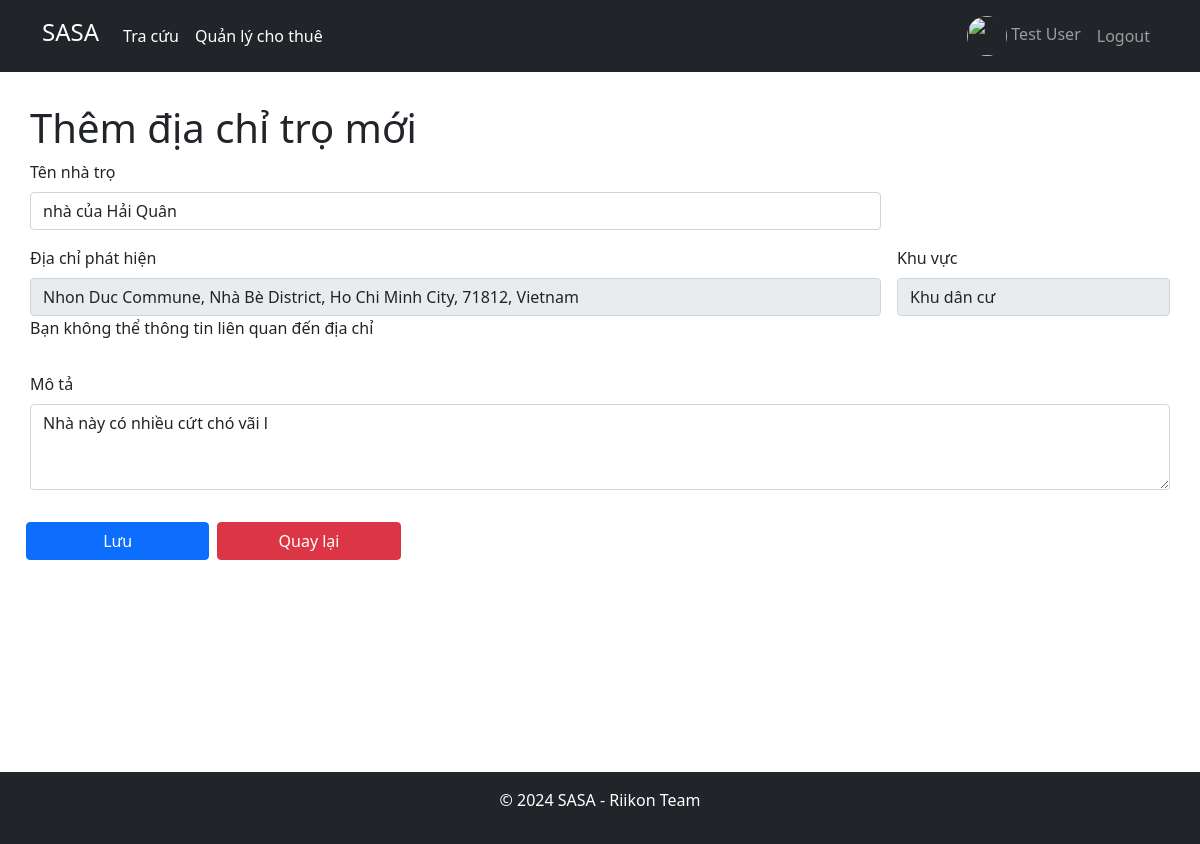
Page /rent/1/edit (signed in) on the earlier database version.
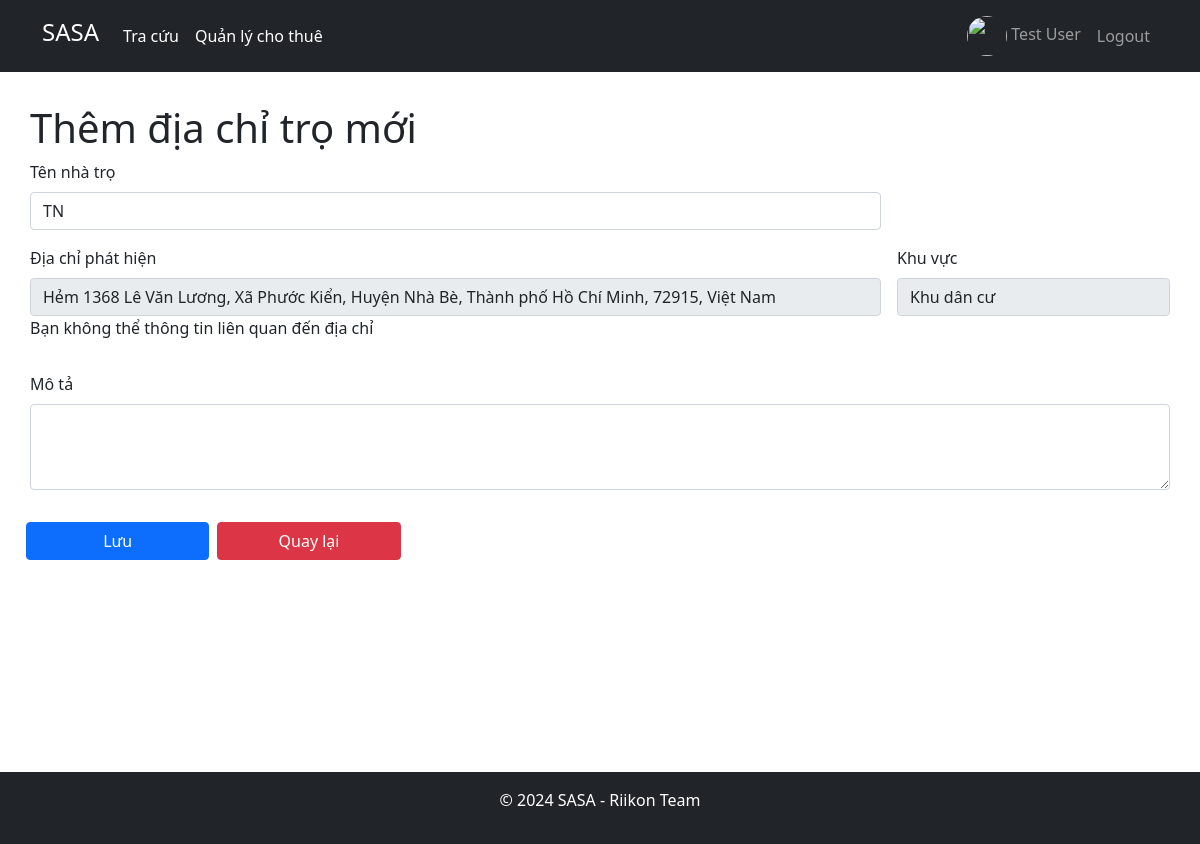
Same page on the later database version.
### app/models.py (models this page shows)
class House(db.Model):
    id = db.Column(db.Integer, primary_key=True)
    name = db.Column(db.String(120), nullable=False, unique=True)
    renter = db.Column(db.Integer, db.ForeignKey('user.id', ondelete='SET NULL'), nullable=True)
    city = db.Column(db.String(120), nullable=False)
    district = db.Column(db.String(120), nullable=False)
    ward = db.Column(db.String(120), nullable=False)
    street = db.Column(db.String(120), nullable=True)
    lat = db.Column(db.Float, nullable=False)
    lon = db.Column(db.Float, nullable=False)
    flood = db.Column(db.Integer, nullable=False)
    type = db.Column(db.String(120), nullable=False)
    description = db.Column(db.Text, nullable=True)
    full_address = db.Column(db.String(200), nullable=False)
    importance = db.Column(db.Float, nullable=False)
    place_rank = db.Column(db.Integer, nullable=False)
    rate = db.Column(db.Float, nullable=False, default=0)
    created_at = db.Column(db.DateTime, default=datetime.datetime.now())
    updated_at = db.Column(db.DateTime, default=datetime.datetime.now(), onupdate=datetime.datetime.now())

### app/routes.py (the view, shortened to what this page needs)
@app.route('/rent/<int:id>/edit', methods=['GET', 'POST'])
@login_required
def editHouse(id):
    if current_user.role != 'renter':
        return redirect(url_for('home'))
    house = House.query.get(id)
    return render_template('editHouse.html', title='Chỉnh sửa chỗ thuê', house=house)

### app/routes.py (called while the page is built)
def update_template_context():
    user = None
    if current_user.is_authenticated:
        user = current_user
    return dict(user=user)

@login_manager.user_loader
def load_user(user_id):
    return User.query.get(int(user_id))

### app/templates/editHouse.html (shortened to what this page needs)
{% extends 'layouts/base.html' %}
{% block css%}
    <link rel="stylesheet" href="{{url_for('static', filename='css/addRenter.css')}}">
{% endblock %}
{% block content %}
    <link rel="stylesheet" href="https://unpkg.com/leaflet@1.9.4/dist/leaflet.css"/>
    <h1>Thêm địa chỉ trọ mới</h1>
    <form action="#" method="post" id="form" class="row g-3" enctype="multipart/form-data">
        <div class="col-md-9">
            <label for="name" class="form-label">Tên nhà trọ</label>
            <input type="text" class="form-control" id="name" required placeholder="Nhà trọ ..." name="name" value="{{house.name}}">
        </div>
        <div class="col-md-9">
            <label for="full-address2" class="form-label">Địa chỉ phát hiện</label>
            <input type="text" name="full-address2" class="form-control" id="full-address2" required  disabled value="{{house.full_address}}">
            <p>Bạn không thể thông tin liên quan đến địa chỉ</p>
        </div>
        <div class="col-md-3">
            <label for="type2" class="form-label">Khu vực</label>
            <input type="text" class="form-control" id="type2" required disabled value="{{house.type}}">
        </div>
        <div class="mb-3">
            <label for="description" class="form-label" >Mô tả</label>
            <textarea name="description" class="form-control" id="description" rows="3">{{house.description}}</textarea>
        </div>
        <div class="row g-2 mb-3">
            <div class="col-md-2 ">
                <button type="submit" class="btn btn-primary w-100" id="submit">Lưu</button>
            </div>
            <div class="col-md-2">
                <a href="{{ url_for('seeRooms', id=house.id) }}" class="btn btn-danger w-100">Quay lại</a>
            </div>
        </div>
    </form>
{% endblock %}

Differences in the rows shown:
changed House "Khu dân cư": name "nhà của Hải Quân" → "TN"; full-address2 "Nhon Duc Commune, Nhà Bè District, Ho Chi Minh City, 71812, Vietnam" → "Hẻm 1368 Lê Văn Lương, Xã Phước Kiển, Huyện Nhà Bè, Thành phố Hồ Chí Minh, 72915, Việt Nam"; description "Nhà này có nhiều cứt chó vãi l" → (not shown)
